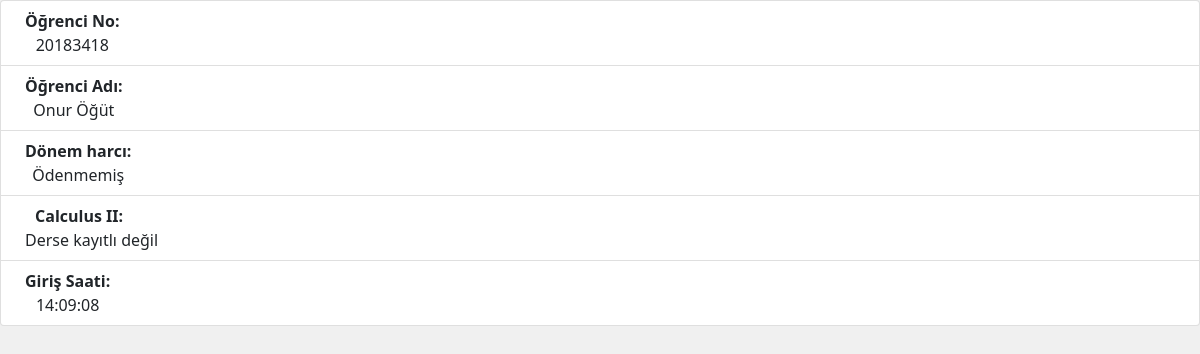
Page /mat102_canli on the committed database.
### tables this page shows
CREATE TABLE "girisler" (
	"ogrenci_no"	INTEGER,
	"zaman"	INTEGER,
	"id"	INTEGER,
	PRIMARY KEY("id" AUTOINCREMENT)
);

CREATE TABLE "kayitlar" (
	"ogrenci_no"	INTEGER,
	"harc"	INTEGER,
	"dif"	INTEGER,
	"mat"	INTEGER,
	"id"	INTEGER
, "ogrenci_adi"	TEXT);

### app.py (the view)
@app.route('/mat102_canli')
def mat102_canli():
	db = sql.connect("ogrenciler.sqlite")
	cs= db.cursor()
	last_row = cs.execute('SELECT ogrenci_no FROM girisler ORDER by id DESC LIMIT 1').fetchone()
	son_giris = cs.execute('SELECT zaman FROM girisler ORDER by id DESC LIMIT 1').fetchone()
	satirkontrol=last_row[0]
	durum = cs.execute('select * from kayitlar where ogrenci_no=?',(satirkontrol,)).fetchone()
	ogrenci_adi_kontrol = cs.execute('select ogrenci_adi from kayitlar where ogrenci_no=?',(satirkontrol,)).fetchone()
	for ogrenci_adi in ogrenci_adi_kontrol:
    		print("%s" % ogrenci_adi)
	harc_kontrol=("")
	dif_kontrol=("")
	mat_kontrol=("")
	if (durum[1]==1):
		harc_kontrol=("Ödenmiş")
	else:
		harc_kontrol=("Ödenmemiş")
	if (durum[2]==1):
		dif_kontrol=("Derse kayıtlı")
	else:
		dif_kontrol=("Derse kayıtlı değil")
	if (durum[3]==1):
		mat_kontrol=("Derse kayıtlı")
	else:
		mat_kontrol=("Derse kayıtlı değil")
	return render_template('mat102_canli.html' ,last_row=last_row[0], durum=durum, harc_kontrol=harc_kontrol, mat_kontrol=mat_kontrol, son_giris=son_giris[0], ogrenci_adi=ogrenci_adi)

### templates/mat102_canli.html (shortened to what this page needs)
    <link href="https://cdn.jsdelivr.net/npm/bootstrap@5.0.1/dist/css/bootstrap.min.css" rel="stylesheet">
<div align="center">
<ol class="list-group">
  <li class="list-group-item d-flex justify-content-between align-items-start">
    <div class="ms-2 me-auto">
      <div class="fw-bold">Öğrenci No:</div>
      {{ last_row }}
      <li class="list-group-item d-flex justify-content-between align-items-start">
    <div class="ms-2 me-auto">
      <div class="fw-bold">Öğrenci Adı:</div>
      {{ ogrenci_adi }}
      <li class="list-group-item d-flex justify-content-between align-items-start">
    <div class="ms-2 me-auto">
      <div class="fw-bold">Dönem harcı:</div>
      {{ harc_kontrol}}
     <li class="list-group-item d-flex justify-content-between align-items-start">
    <div class="ms-2 me-auto">
      <div class="fw-bold">Calculus II: &nbsp;&nbsp;&nbsp;&nbsp;&nbsp;</div>
      {{ mat_kontrol }}
      <li class="list-group-item d-flex justify-content-between align-items-start">
    <div class="ms-2 me-auto">
      <div class="fw-bold">Giriş Saati:</div>
      {{ son_giris }}
    </div>
</li></ol>
 </div>
   </body>
</html>

### templates/mat102_canli.html (style rules this page uses)
ol li { list-style-type: none!important; }

### rows in the picture
girisler: ogrenci_no "20183418", zaman "14:09:08"
kayitlar: ogrenci_adi "Onur Öğüt"

### other values in the picture
{{ harc_kontrol }} "Ödenmemiş"
{{ mat_kontrol }} "Derse kayıtlı değil"
